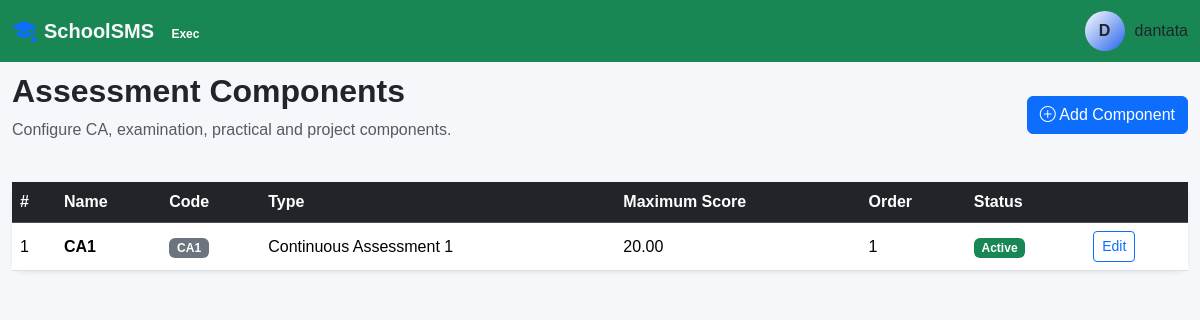
Screenshot of /assessments/components/ (signed in) with the database file from the repository.
### accounts/models.py (models this page shows, shortened)
class User(AbstractUser):
    class Role(models.TextChoices):
        SUPER_ADMIN = (
            "super_admin",
            "Super Administrator",
        )
        SCHOOL_ADMIN = (
            "school_admin",
            "School Administrator",
        )
        PRINCIPAL = (
            "principal",
            "Principal",
        )
        VICE_PRINCIPAL = (
            "vice_principal",
            "Vice Principal",
        )
        HEAD_TEACHER = (
            "head_teacher",
            "Head Teacher",
        )
        TEACHER = (
            "teacher",
            "Teacher",
        )
        FORM_TEACHER = (
            "form_teacher",
            "Form Teacher",
        )
        BURSAR = (
            "bursar",
            "Bursar",
        )
        ACCOUNTANT = (
            "accountant",
            "Accountant",
        )
        REGISTRAR = (
            "registrar",
            "Registrar",
        )
        STUDENT = (
            "student",
            "Student",
        )
        PARENT = (
            "parent",
            "Parent/Guardian",
        )
    school = models.ForeignKey(
        "schools.School",
        on_delete=models.SET_NULL,
        null=True,
        blank=True,
        related_name="users",
    )
    role = models.CharField(
        max_length=30,
        choices=Role.choices,
        default=Role.TEACHER,
    )
    phone = models.CharField(
        max_length=20,
        blank=True,
    )
    staff_id = models.CharField(
        max_length=50,
        null=True,
        blank=True,
    )
    profile_photo = models.ImageField(
        upload_to="accounts/profiles/",
        blank=True,
        null=True,
    )
    address = models.TextField(
        blank=True,
    )
    date_of_birth = models.DateField(
        blank=True,
        null=True,
    )
    is_verified = models.BooleanField(
        default=False,
    )
    created_at = models.DateTimeField(
        auto_now_add=True,
    )
    updated_at = models.DateTimeField(
        auto_now=True,
    )
    class Meta:
        ordering = [
            "first_name",
            "last_name",
        ]
        constraints = [
            models.UniqueConstraint(
                fields=[
                    "school",
                    "staff_id",
                ],
                condition=Q(
                    staff_id__isnull=False,
                ),
                name="unique_staff_id_per_school",
            ),
        ]

### assessments/models.py (models this page shows, shortened)
class AssessmentComponent(models.Model):
    class ComponentType(models.TextChoices):
        CA1 = "ca1", "Continuous Assessment 1"
        CA2 = "ca2", "Continuous Assessment 2"
        CA = "ca", "Continuous Assessment"
        EXAM = "exam", "Terminal Examination"
        PRACTICAL = "practical", "Practical"
        PROJECT = "project", "Project"
    name = models.CharField(max_length=100)
    code = models.CharField(max_length=20, unique=True)
    component_type = models.CharField(max_length=20, choices=ComponentType.choices)
    maximum_score = models.DecimalField(max_digits=5, decimal_places=2)
    display_order = models.PositiveSmallIntegerField(default=1)
    is_active = models.BooleanField(default=True)

### assessments/views.py (the view)
@login_required
def component_list(request):
    components = (
        AssessmentComponent.objects
        .filter(is_active=True)
        .order_by("display_order", "name")
    )
    return render(
        request,
        "assessments/components/list.html",
        {
            "components": components,
        },
    )

### templates/assessments/components/list.html (shortened to what this page needs)
{% extends "base.html" %}
{% block content %}
<div class="container-fluid py-4">
    <div class="d-flex justify-content-between align-items-center mb-4">
        <div>
            <h2 class="fw-bold">
                Assessment Components
            </h2>
            <p class="text-muted">
                Configure CA, examination, practical and project components.
            </p>
        </div>
        <a
            href="{% url 'assessments:component_create' %}"
            class="btn btn-primary"
        >
            <i class="bi bi-plus-circle"></i>
            Add Component
        </a>
    </div>
    <div class="card shadow-sm border-0">
        <div class="table-responsive">
            <table class="table table-hover align-middle mb-0">
                <thead class="table-dark">
                    <tr>
                        <th>#</th>
                        <th>Name</th>
                        <th>Code</th>
                        <th>Type</th>
                        <th>Maximum Score</th>
                        <th>Order</th>
                        <th>Status</th>
                        <th></th>
                    </tr>
                </thead>
                <tbody>
                    {% for component in components %}
                    <tr>
                        <td>
                            {{ forloop.counter }}
                        </td>
                        <td class="fw-semibold">
                            {{ component.name }}
                        </td>
                        <td>
                            <span class="badge bg-secondary">
                                {{ component.code }}
                            </span>
                        </td>
                        <td>
                            {{ component.get_component_type_display }}
                        </td>
                        <td>
                            {{ component.maximum_score }}
                        </td>
                        <td>
                            {{ component.display_order }}
                        </td>
                        <td>
                            <span class="badge bg-success">
                                Active
                            </span>
                        </td>
                        <td>
                            <a
                                href="{% url 'assessments:component_edit' component.pk %}"
                                class="btn btn-sm btn-outline-primary"
                            >
                                Edit
                            </a>
                        </td>
                    </tr>
                    {% endfor %}
                </tbody>
            </table>
        </div>
    </div>
</div>
{% endblock %}

### templates/base.html (shortened to what this page needs)
{% load static %}
<!DOCTYPE html>
<html lang="en">
<head>
    <link
        href="https://cdn.jsdelivr.net/npm/bootstrap@5.3.3/dist/css/bootstrap.min.css"
        rel="stylesheet"
    >
    <link
        href="https://cdn.jsdelivr.net/npm/bootstrap-icons@1.11.3/font/bootstrap-icons.css"
        rel="stylesheet"
    >
     <link
     rel="stylesheet"
     href="{% static 'css/sms.css' %}"
    >
</head>
<body>
    <nav class="navbar fixed-top bg-success" data-bs-theme="dark">
    <div class="container-fluid d-flex justify-content-between align-items-center">
        {% if request.user.role == 'super_admin' %}
            <a class="navbar-brand d-flex align-items-center gap-2 fw-bold text-light text-decoration-none" href="/admin/">
                <i class="bi bi-shield-lock-fill text-danger fs-4"></i>
                <span>SchoolSMS <span class="badge bg-danger-subtle text-danger rounded-pill fs-8 ms-1">Root</span></span>
            </a>
        {% elif request.user.role == 'principal' or request.user.role == 'vice_principal' %}
            <a class="navbar-brand d-flex align-items-center gap-2 fw-bold text-light text-decoration-none" href="{% url 'dashboard:dashboard' %}">
                <i class="bi bi-mortarboard-fill text-primary fs-4"></i>
                <span>SchoolSMS <span class="badge bg-purple-subtle text-purple rounded-pill fs-8 ms-1">Exec</span></span>
            </a>
        {% elif request.user.role == 'bursar' or request.user.role == 'accountant' %}
            <a class="navbar-brand d-flex align-items-center gap-2 fw-bold text-light text-decoration-none" href="{% url 'dashboard:dashboard' %}">
                <i class="bi bi-wallet2 text-warning fs-4"></i>
                <span>SchoolSMS <span class="badge bg-warning-subtle text-warning rounded-pill fs-8 ms-1">Finance</span></span>
            </a>
        {% elif request.user.role == 'parent' %}
            <a class="navbar-brand d-flex align-items-center gap-2 fw-bold text-light text-decoration-none" href="{% url 'dashboard:dashboard' %}">
                <i class="bi bi-people-fill text-light fs-4"></i>
                <span>SchoolSMS <span class="badge bg-light text-light rounded-pill fs-8 ms-1">Parent Portal</span></span>
            </a>
        {% else %}
            <a class="navbar-brand d-flex align-items-center gap-2 fw-bold text-light text-decoration-none" href="{% url 'dashboard:dashboard' %}">
                <i class="bi bi-mortarboard-fill text-primary fs-4"></i>
                <span>SchoolSMS</span>
            </a>
        {% endif %}
        <div class="d-flex gap-2">
            <div class="user-profile">
                <div class="avatar">
                    {{ user.username|first|upper }}
                </div>
                <span>
                    {{ user.username }}
                </span>
            </div>
        </div>
    </div>
</nav>
<div class="container-fluid pt-4 mt-4">
</div>
{% block content %}
{% endblock %}
</body>
</html>

### templates/base.html (style rules this page uses)
:root { --bg: #0b0b12; --sidebar: #11111a; --card: #151520; --border: #262638; --text: #ffffff; --muted: #fff; --primary: #ffffff; --secondary: #2563eb; }
body { background: #f5f7fb; font-family: Arial, sans-serif; }
.card { border: 0; border-radius: 12px; box-shadow: 0 2px 10px rgba(0, 0, 0, 0.05); }
.table th { white-space: nowrap; }
.fs-8 { font-size: 0.75rem; }
.user-profile { display: flex; align-items: center; gap: 10px; }
.avatar { width: 40px; height: 40px; display: flex; justify-content: center; align-items: center; border-radius: 50%; background: linear-gradient( 135deg, var(--primary), var(--secondary) ); font-weight: bold; }

### rows the page displays
User: username|first "D", username "dantata"
AssessmentComponent: name "CA1", code "CA1", component_type "Continuous Assessment 1", maximum_score "20.00", display_order "1"
